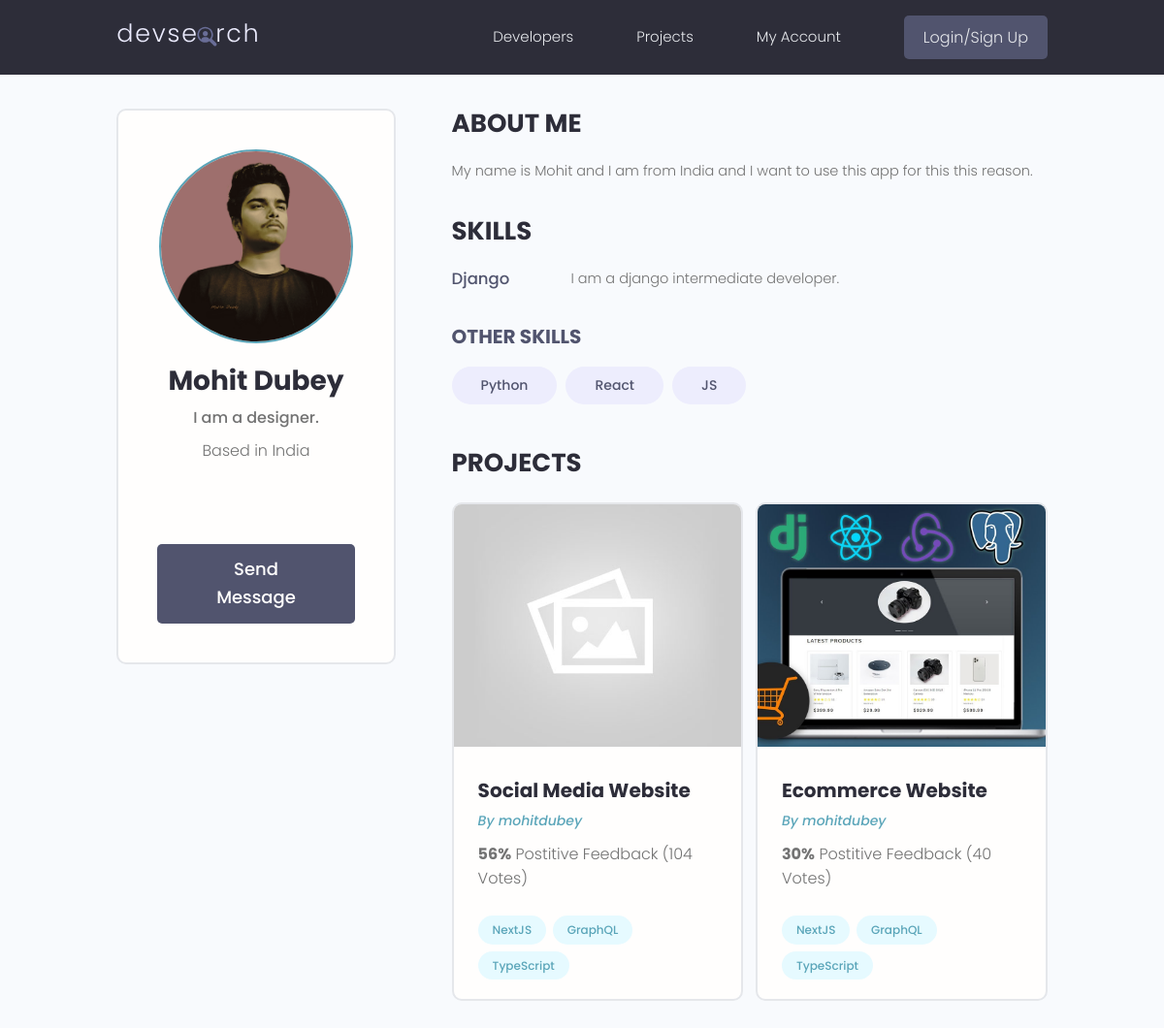
The page /profile/b3f970fc-f269-4da4-a563-71901feba2be/ on the database as committed earlier.
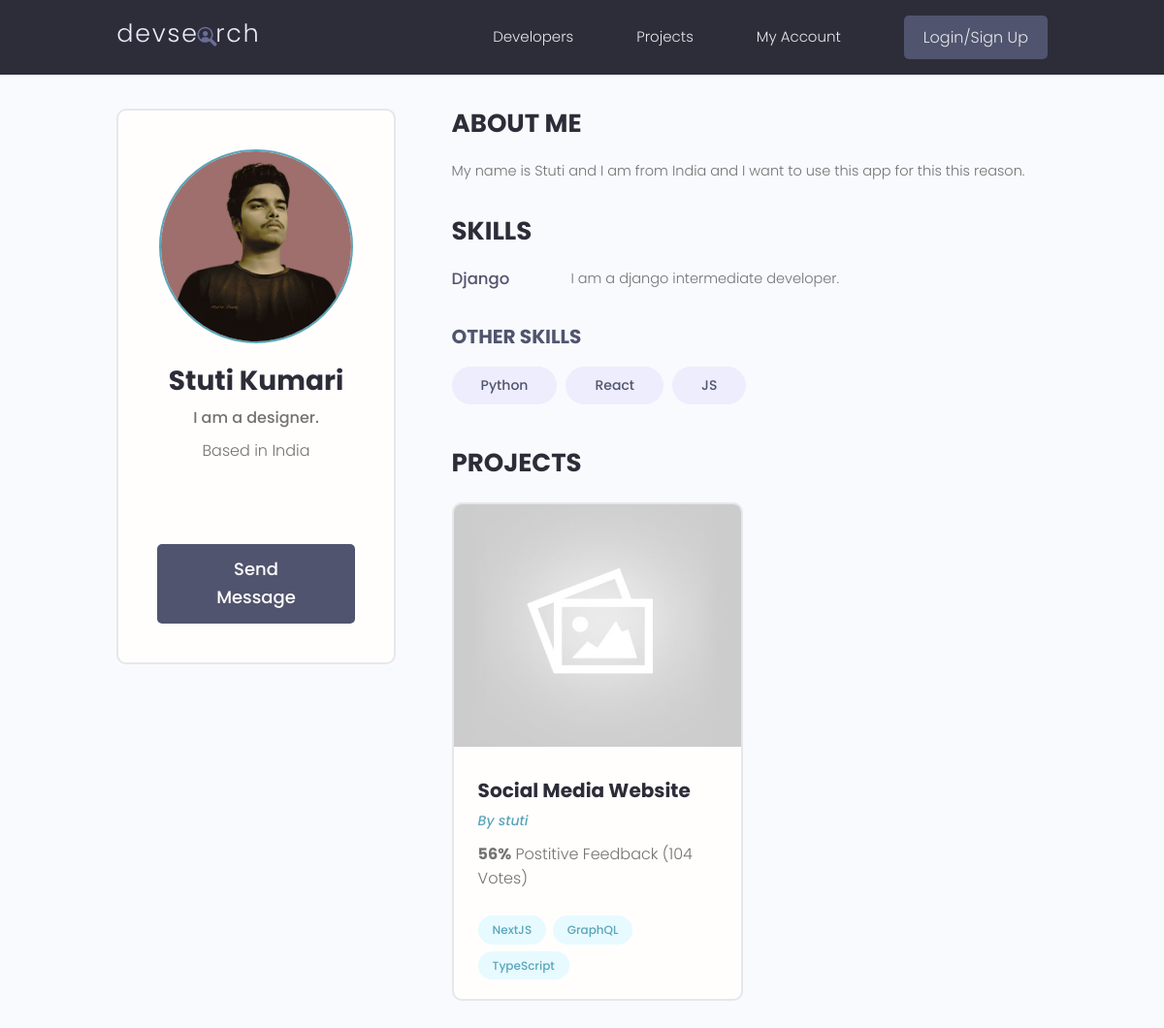
The same page on the database as committed later.
### users/models.py (models this page shows, shortened)
class Profile(models.Model):
    users = models.OneToOneField(User, on_delete=models.CASCADE,null=True,blank=True)
    username = models.CharField(max_length=200,blank=True,null=True)
    location = models.CharField(max_length=200,blank=True,null=True)
    name = models.CharField(max_length=200,blank=True,null=True)
    email = models.EmailField(max_length=254,blank=True,null=True)
    short_intro = models.CharField(max_length=200,blank=True,null=True)
    bio = models.CharField(max_length=200,blank=True,null=True)
    profile_image = models.ImageField(null=True, blank = True, upload_to='profiles/', default = 'profiles/user.png')
    social_github = models.CharField(max_length=200,blank=True,null=True)
    social_linkedin = models.CharField(max_length=200,blank=True,null=True)
    social_twitter = models.CharField(max_length=200,blank=True,null=True)
    social_youtube = models.CharField(max_length=200,blank=True,null=True)
    created = models.DateTimeField(auto_now_add=True)
    id=models.UUIDField(default=uuid.uuid4,unique=True, primary_key=True ,editable=False)
    def __str__(self):
        return str(self.username)

class Skill(models.Model):
    owner = models.ForeignKey(Profile, on_delete=models.CASCADE,null=True,blank=True)
    name = models.CharField(max_length=200,blank=True,null=True)
    description = models.TextField(blank=True,null=True)
    created = models.DateTimeField(auto_now_add=True)
    id=models.UUIDField(default=uuid.uuid4,unique=True, primary_key=True ,editable=False)

### projects/models.py (models this page shows, shortened)
class Project(models.Model):
    owner = models.ForeignKey(Profile, on_delete=models.SET_NULL,null=True,blank=True)
    title=models.CharField(max_length=50)
    desc=models.TextField(null=True ,blank=True)
    featured_image = models.ImageField(null=True,blank=True,default = "default.jpg")
    demo_link=models.CharField(max_length=2000,null=True , blank=True)
    source_link=models.CharField(max_length=2000,null=True , blank=True)
    tags = models.ManyToManyField('Tag',blank=True)
    vote_total=models.IntegerField(default= 0,null=True ,blank=True)
    vote_ratio=models.IntegerField(default= 0,null=True ,blank=True)
    id=models.UUIDField(default=uuid.uuid4,unique=True, primary_key=True ,editable=False)

### users/views.py (the view)
# urls.py: path('profile/<str:pk>/',views.userProfile,name='user-profile'),
def userProfile(request,pk):
    profile = Profile.objects.get(id=pk)
    topSkills = profile.skill_set.exclude(description__exact = "")
    otherSkills = profile.skill_set.filter(description="")
    context = {'profile':profile,'topSkills':topSkills,'otherSkills':otherSkills}
    return render(request,'users/user-profile.html',context)

### users/templates/users/user-profile.html (shortened to what this page needs)
{% extends 'main.html' %}
{% block body %}
<main class="profile my-md">
    <div class="container">
      <div class="layout">
        <div class="column column--1of3">
          <div class="card text-center">
            <div class="card__body dev">
              <img class="avatar avatar--xl" src="{{profile.profile_image.url}}" />
              <h2 class="dev__name">{{profile.name}}</h2>
              <p class="dev__title">{{profile.short_intro}}</p>
              <p class="dev__location">Based in {{profile.location}}</p>
              <ul class="dev__social">
              </ul>
              <a href="#" class="btn btn--sub btn--lg">Send Message </a>
            </div>
          </div>
        </div>
        <div class="column column--2of3">
          <div class="devInfo">
            <h3 class="devInfo__title">About Me</h3>
            <p class="devInfo__about">{{profile.bio}}</p>
          </div>
          <div class="devInfo">
            <h3 class="devInfo__title">Skills</h3>
            <div class="devInfo__skills">
              {% for skill in topSkills %}
              <div class="devSkill">
                <h4 class="devSkill__title">{{skill.name}}</h4>
                <p class="devSkill__info">{{skill.description}}</p>
              </div>
              {% endfor %}
              <h3 class="devInfo__subtitle">Other Skills</h3>
              <div class="devInfo__otherSkills">
                {% for skill in otherSkills %}
                <span class="tag tag--pill tag--sub tag--lg">
                  <small>{{skill.name}}</small>
                </span>
                {% endfor %}
              </div>
            </div>
          </div>
          <div class="devInfo">
            <h3 class="devInfo__title">Projects</h3>
            <div class="grid grid--two">
              {% for project in profile.project_set.all %}
              <div class="column">
                <div class="card project">
                  <a href="{% url 'project' project.id %}" class="project">
                    <img class="project__thumbnail" src="{{ project.featured_image.url }}" alt="project thumbnail" />
                    <div class="card__body">
                      <h3 class="project__title">{{project.title}}</h3>
                      <p><a class="project__author" href="{% url 'user-profile' project.owner.id %}"> By {{project.owner}}</a></p>
                      <p class="project--rating">
                        <span style="font-weight: bold;">{{project.vote_ratio}}%</span> Postitive
                        Feedback ({{project.vote_total}} Vote{{project.vote_total|pluralize:"s"}})
                      </p>
                      <div class="project__tags">
                        <span class="tag tag--pill tag--main">
                          <small>NextJS</small>
                        </span>
                        <span class="tag tag--pill tag--main">
                          <small>GraphQL</small>
                        </span>
                        <span class="tag tag--pill tag--main">
                          <small>TypeScript</small>
                        </span>
                      </div>
                    </div>
                  </a>
                </div>
              </div>
              {% endfor %}
            </div>
          </div>
        </div>
      </div>
    </div>
  </main>
{% endblock body %}

Rows that differ between the two databases and show on the page:
no longer on this page (row edited): Project: featured_image (picture), title "Ecommerce Website", owner "mohitdubey", vote_ratio "30", vote_total "40"
changed Profile "I am a designer.": name "Mohit Dubey" → "Stuti Kumari"; bio "My name is Mohit and I am from India and I want to use this app for this this reason." → "My name is Stuti and I am from India and I want to use this app for this this reason."
changed through a linked row, Project "Social Media Website": owner "mohitdubey" → "stuti"
